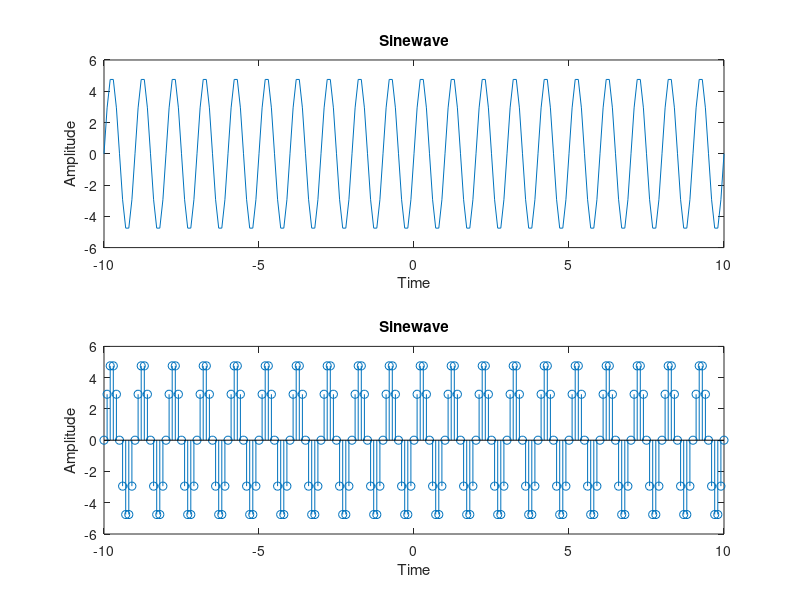

MATLAB code for this plot:
%%Experiment 1(a)
%%Name- Vishal Kharbanda
%%Class- ECE 2nd Year
%%Enrollment no.- 03110402816
clear all;
close all;
clc
t=[-10:0.1:10];
a=5; %% Amplitude
y=a.*sin(2*pi.*t);
subplot(2,1,1);
plot(t,y);
xlabel('Time');
ylabel('Amplitude');
title('Sinewave');
subplot(2,1,2);
stem(t,y);
xlabel('Time');
ylabel('Amplitude');
title('Sinewave');
